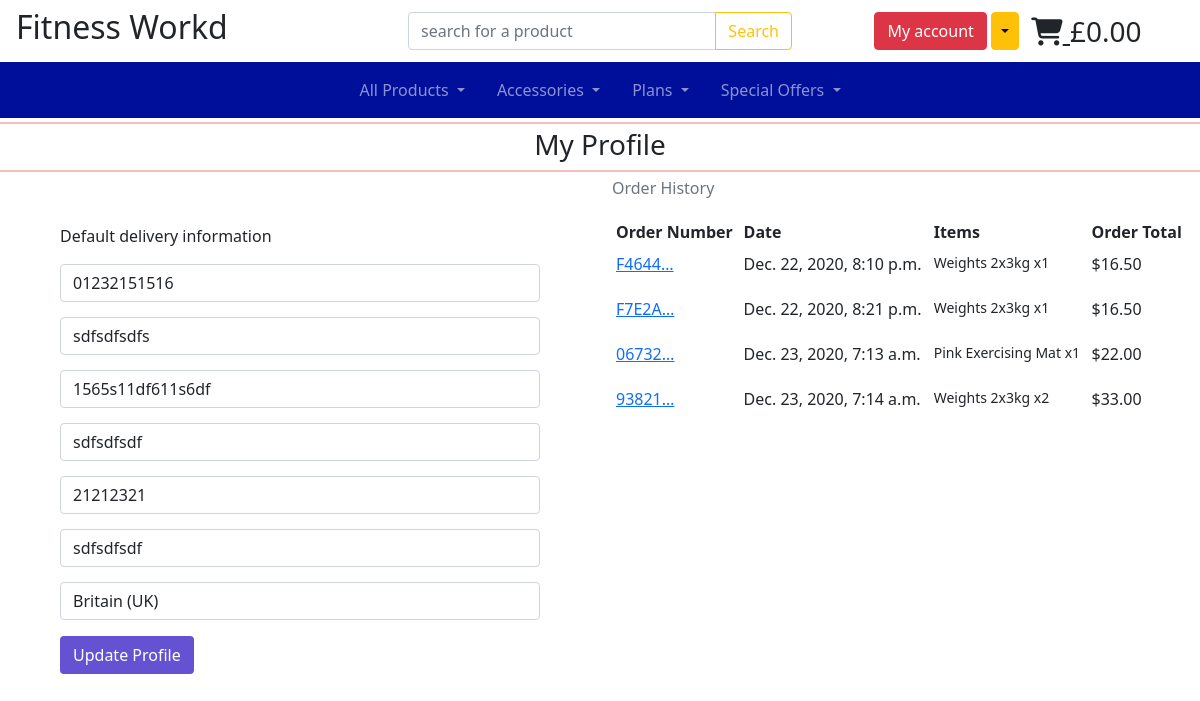
The app's page /profile/ (signed in), older data.
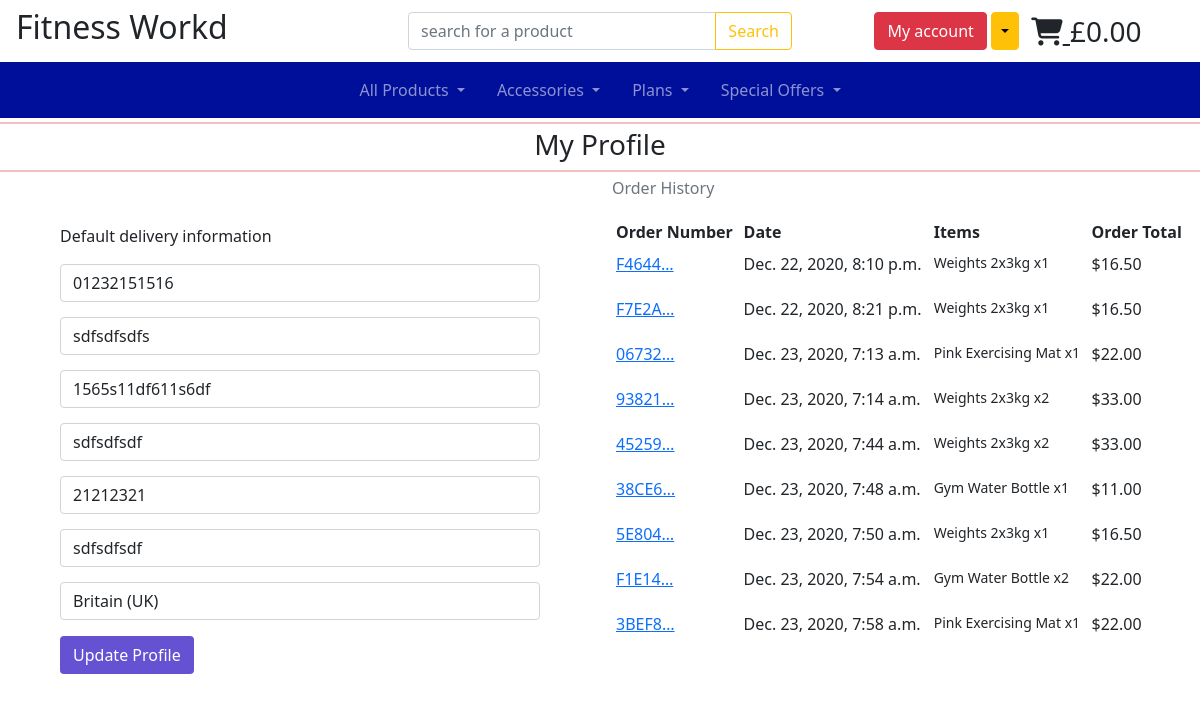
The same page, newer data.
### profiles/models.py (models this page shows, shortened)
class UserProfile(models.Model):
    user = models.OneToOneField(User, on_delete=models.CASCADE)
    default_phone_number = models.CharField(
        max_length=20, null=True, blank=True)
    default_town_or_city = models.CharField(
        max_length=40, null=True, blank=True)
    default_street_address1 = models.CharField(
        max_length=80, null=True, blank=True)
    default_street_address2 = models.CharField(
        max_length=80, null=True, blank=True)
    default_postcode = models.CharField(max_length=20, null=True, blank=True)
    default_county = models.CharField(max_length=80, null=True, blank=True)
    default_country = CountryField(
        blank_label='Country', null=True, blank=True)

### checkout/models.py (models this page shows, shortened)
class Order(models.Model):
    order_number = models.CharField(max_length=32, null=False, editable=False)
    user_profile = models.ForeignKey(UserProfile, on_delete=models.SET_NULL,
                                     null=True, blank=True, related_name='orders')
    full_name = models.CharField(max_length=50, null=False, blank=False)
    email = models.EmailField(max_length=254, null=False, blank=False)
    phone_number = models.CharField(max_length=20, null=False, blank=False)
    country = CountryField(blank_label="Country *", null=False, blank=False)
    postcode = models.CharField(max_length=20, null=True, blank=True)
    town_or_city = models.CharField(max_length=40, null=False, blank=False)
    street_address1 = models.CharField(max_length=80, null=False, blank=False)
    street_address2 = models.CharField(max_length=80, null=True, blank=True)
    county = models.CharField(max_length=80, null=True, blank=True)
    date = models.DateTimeField(auto_now_add=True)
    delivery_cost = models.DecimalField(
        max_digits=6, decimal_places=2, null=False, default=0)
    order_total = models.DecimalField(
        max_digits=10, decimal_places=2, null=False, default=0)
    grand_total = models.DecimalField(
        max_digits=10, decimal_places=2, null=False, default=0)
    original_bag = models.TextField(null=False, blank=False, default='')
    stripe_pid = models.CharField(
        max_length=254, null=False, blank=False, default='')

class OrderLineItem(models.Model):
    order = models.ForeignKey(Order, null=False, blank=False,
                              on_delete=models.CASCADE,
                              related_name='lineitems')
    product = models.ForeignKey(
        Product, null=False, blank=False, on_delete=models.CASCADE)
    quantity = models.IntegerField(null=False, blank=False, default=0)
    lineitem_total = models.DecimalField(
        max_digits=6, decimal_places=2, null=False, blank=False,
        editable=False)

### products/models.py (models this page shows, shortened)
class Product(models.Model):
    category = models.ForeignKey(
        'Category', null=True, blank=True, on_delete=models.SET_NULL)
    sku = models.CharField(max_length=254, null=True, blank=True)
    name = models.CharField(max_length=254)
    description = models.TextField()
    price = models.DecimalField(max_digits=6, decimal_places=2)
    rating = models.DecimalField(
        max_digits=6, decimal_places=2, null=True, blank=True)
    image_url = models.URLField(max_length=1400, null=True, blank=True)
    image = models.ImageField(null=True, blank=True)

### profiles/views.py (the view)
# urls.py: path('profile/', include('profiles.urls')),
def profile(request):
    profile = get_object_or_404(UserProfile, user=request.user)
    if request.method == 'POST':
        form = UserProfileForm(request.POST, instance=profile)
        if form.is_valid():
            form.save()
            messages.success(request, 'Profile updated successfully')
    form = UserProfileForm(instance=profile)
    orders = profile.orders.all()
    template = 'profiles/profile.html'
    context = {
        'form': form,
        'orders': orders,
        'on_profile_page': True
    }
    return render(request, template, context)

### profiles/forms.py
class UserProfileForm(forms.ModelForm):
    class Meta:
        model = UserProfile
        exclude = ('user',)
    def __init__(self, *args, **kwargs):
        super().__init__(*args, **kwargs)
        placeholders = {
            'default_phone_number': 'Phone Number',
            'default_postcode': 'Postal Code',
            'default_town_or_city': 'Town or City',
            'default_street_address1': 'Street Address 1',
            'default_street_address2': 'Street Address 2',
            'default_county': 'County, State or Locality',
        }
        self.fields['default_phone_number'].widget.attrs['autofocus'] = True
        for field in self.fields:
            if field != 'default_country':
                if self.fields[field].required:
                    placeholder = f'{placeholders[field]} *'
                else:
                    placeholder = placeholders[field]
                self.fields[field].widget.attrs['placeholder'] = placeholder
            self.fields[field].label = False

### cart/contexts.py (called while the page is built, shortened)
def cart_contents(request):
    cart_items = []
    total = 0
    product_count = 0
    cart = request.session.get('cart', {})
    if total < settings.FREE_DELIVERY_THRESHOLD:
        delivery = total * Decimal(settings.STANDARD_DELIVERY_PERCENTAGE / 100)
        free_delivery_delta = settings.FREE_DELIVERY_THRESHOLD - total
    else:
        delivery = 0
        free_delivery_delta = 0
    grand_total = delivery + total
    context = {
        'cart_items': cart_items,
        'total': total,
        'product_count': product_count,
        'delivery': delivery,
        'free_delivery_delta': free_delivery_delta,
        'free_delivery_threshold': settings.FREE_DELIVERY_THRESHOLD,
        'grand_total': grand_total,
    }
    return context

### profiles/templates/profiles/profile.html (shortened to what this page needs)
{% extends 'base.html' %}
{% load static %}
{% block extra_css %}
<link rel="stylesheet" href="{% static 'profiles/css/profile.css' %} ">
{% endblock %}
{% block content %}
<div class="container-fluid">
    <div class="row">
        <div class="col-12 text-center p-0 m-0">
            <hr class="hr-class my-1">
            <h3 class="logo-font"> My Profile</h3>
            <hr class="hr-class my-1">
        </div>
    </div>
    <div class="row">
    <div class="col-12 col-lg-6">
        <form action="{% url 'profile' %}" method="POST" class="profile-form m-5">
            <p>Default delivery information</p>
           {{ form | crispy }}
           <button class="btn btn-style mt-3">Update Profile</button>
        </form>
    </div>
    <div class="col-12 col-lg-6">
        <p class="text-muted">Order History</p>
            <div class="order-history table-responsive">
                <table class="table table-sm table-borderless">
                    <thead>
                        <tr>
                            <th>Order Number</th>
                            <th>Date</th>
                            <th>Items</th>
                            <th>Order Total</th>
                        </tr>
                    </thead>
                    <tbody>
                        {% for order in orders %}
                        <tr>
                            <td>
                                <a href="" title="{{ order.order_number }}">
                                    {{ order.order_number|truncatechars:6 }}
                                </a>
                            </td>
                            <td>{{ order.date }}</td>
                            <td>
                                <ul class="list-unstyled">
                                    {% for item in order.lineitems.all %}
                                    <li class="small">
                                        {{ item.product.name }} x{{ item.quantity }}
                                    </li>
                                    {% endfor %}
                                </ul>
                            </td>
                            <td>${{ order.grand_total }}</td>
                        </tr>
                        {% endfor %}
                    </tbody>
                </table>
            </div>
        </div>
    </div>
</div>
{% endblock %}

### templates/base.html (shortened to what this page needs)
{% load static %}
<!doctype html>
<html lang="en">
<head>
	{% block corecss %}
    <link href="https://cdn.jsdelivr.net/npm/bootstrap@5.0.0-beta1/dist/css/bootstrap.min.css" rel="stylesheet">
	<link rel="stylesheet" type="text/css" href="{% static 'css/base.css' %}">
    {% endblock %}
    {% block extra_css %}
	{% endblock %}
</head>
<body>
<header class="container-fluid m-0 p-0 my-auto">
<div class="d-none d-lg-inline my-auto">
    <div class="row">
        <div class="col-lg-4 my-auto">
            <a class="nav-link" href="{% url 'home' %}">
                <h2 class="logo-font text-dark">Fitness Workd</h2>
            </a>
        </div>
        <div class="col-lg-4 text-center my-auto">
            <form method="GET" action="{% url 'products' %}">
                <div class="input-group">
                    <input type="text" class="form-control" placeholder="search for a product" name="q" aria-label="search for a product" aria-describedby="search-product">
                    <button class="btn btn-outline-warning" type="submit" id="search-product">Search</button>
                </div>
            </form>
        </div>
        <div class="col-lg-4 align-button-and-cart">
            <div class="btn-group">
                <ul class="list-unstyled m-0 my-auto">
                    <li class="list-inline-item">
                        <button type="button" class="btn btn-danger">My account</button>
                        <button type="button" class="btn btn-warning dropdown-toggle dropdown-toggle-split" data-bs-toggle="dropdown" aria-expanded="false">
                        </button>
                    </li>
                    <li class="list-inline-item align-middle">
                        <a class="text-dark fs-3 {% if grand_total %}text-primary font-weight-bold{% else %}text-black{% endif %}" href="{% url 'view_cart' %}">
                            <i class="fas fa-shopping-cart"></i><span> </span>
                            <span class="list-inline-item align-midle">
                               {% if grand_total %}
                                £{{ grand_total|floatformat:2 }}
                                {% else %}
                                £0.00
                                {% endif %}
                            </span>
                        </a>
                    </li>
                </ul>
            </div>
        </div>
    </div>
    </div>
    <nav class="navbar navbar-expand-lg navbar-dark bg-dark nav-bg">
    <div class="container-fluid d-flex">
        <div class="collapse navbar-collapse" id="main-nav">
            <ul class="navbar-nav list-unstyled mx-auto">
                {% include 'includes/main-nav.html' %}
            </ul>
        </div>
        </div>
</nav>
</header>
	{% block content %}
	{% endblock %}
</body>
</html>

### templates/includes/main-nav.html (shortened to what this page needs)
    <div class="collapse navbar-collapse mx-auto" id="main-nav">
      <ul class="navbar-nav mx-auto">
        <li class="nav-item dropdown px-2">
          <a class="nav-link dropdown-toggle" href="#" id="all-products" role="button" data-bs-toggle="dropdown" aria-expanded="false">
            All Products
          </a>
        </li>
        <li class="nav-item dropdown px-2">
          <a class="nav-link dropdown-toggle" href="#" id="plans" role="button" data-bs-toggle="dropdown" aria-expanded="false">
            Accessories
          </a>
        </li>
        <li class="nav-item dropdown px-2">
          <a class="nav-link dropdown-toggle" href="#" id="useful-items" role="button" data-bs-toggle="dropdown" aria-expanded="false">
            Plans
          </a>
        </li>
        <li class="nav-item dropdown px-2">
          <a class="nav-link dropdown-toggle" href="#" id="special-offers" role="button" data-bs-toggle="dropdown" aria-expanded="false">
            Special Offers
          </a>
        </li>
      </ul>
    </div>

### static/css/base.css (style rules this page uses)
.nav-bg { background:#000F9A !important; }
.align-button-and-cart { display:flex; justify-content:space-evenly; align-items:center; }
.hr-class { height:2px !important; border-width:0 !important; color:#D40000 !important; background-color:#D40000 !important; }
.btn-style { background-color:#6452D2; color:#fff; }

### profiles/static/profiles/css/profile.css (style rules this page uses)
.profile-form .form-group { margin-top:15px!important; }
.profile-form input::placeholder { color:#726d6d; }

Row changes from the older to the newer data that the page shows:
added Order: order_number "45259…", date "Dec. 23, 2020, 7:44 a.m.", grand_total "33.00"
added OrderLineItem: product.name "Weights 2x3kg", quantity "2", shown under "45259…"
added Order: order_number "38CE6…", date "Dec. 23, 2020, 7:48 a.m.", grand_total "11.00"
added OrderLineItem: product.name "Gym Water Bottle", quantity "1", shown under "38CE6…"
added Order: order_number "5E804…", date "Dec. 23, 2020, 7:50 a.m.", grand_total "16.50"
added OrderLineItem: product.name "Weights 2x3kg", quantity "1", shown under "5E804…"
added Order: order_number "F1E14…", date "Dec. 23, 2020, 7:54 a.m.", grand_total "22.00"
added OrderLineItem: product.name "Gym Water Bottle", quantity "2", shown under "F1E14…"
added Order: order_number "3BEF8…", date "Dec. 23, 2020, 7:58 a.m.", grand_total "22.00"
added OrderLineItem: product.name "Pink Exercising Mat", quantity "1", shown under "3BEF8…"
